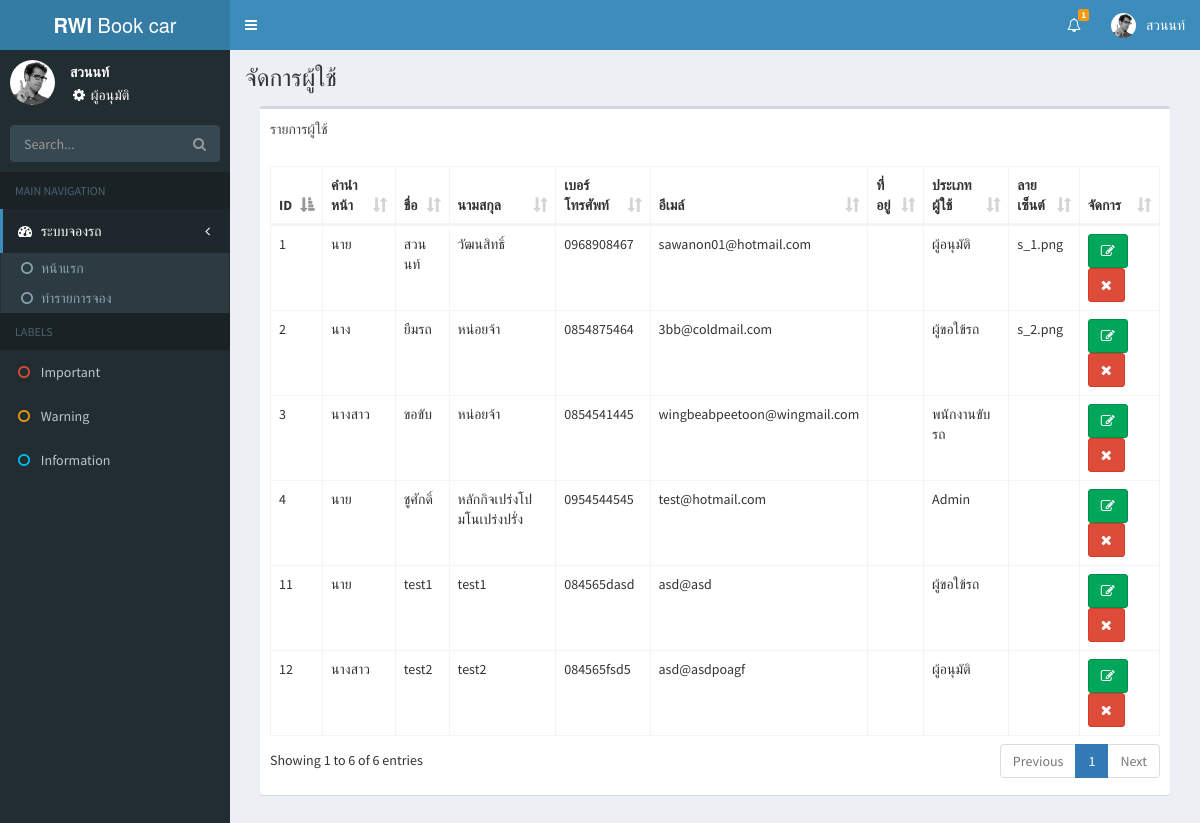
/manageuser.php (signed in), run on the app's committed database.
### tables this page shows
CREATE TABLE `user` (
  `u_id` int(11) NOT NULL,
  `u_prefix` varchar(20) NOT NULL,
  `u_fname` varchar(50) NOT NULL,
  `u_lname` varchar(50) NOT NULL,
  `u_tel` varchar(10) NOT NULL,
  `u_email` varchar(50) NOT NULL,
  `u_address` varchar(200) NOT NULL,
  `username` varchar(200) NOT NULL,
  `password` varchar(200) NOT NULL,
  `u_permit` char(1) NOT NULL,
  `u_department` varchar(50) NOT NULL,
  `u_signature` varchar(200) NOT NULL
);

### manageuser.php (the view, shortened to what this page needs)
<?php
include("header.php");
include("left.php");
 ?>
<div class="content-wrapper">
  <section class="content-header">
    <h1>จัดการผู้ใช้</h1>
  </section>
  <section class="content">
    <div class="col-xs-12">
      <div class="box">
        <div class="box-header">
          รายการผู้ใช้
        </div>
        <div class="box-body">
          <table id="table" class="table table-bordered table-hover">
            <thead>
            <tr>
              <th>ID</th>
              <th>คำนำหน้า</th>
              <th>ชื่อ</th>
              <th>นามสกุล</th>
              <th>เบอร์โทรศัพท์</th>
              <th>อีเมล์</th>
              <th>ที่อยู่</th>
              <th>ประเภทผู้ใช้</th>
              <th>ลายเซ็นต์</th>
              <th>จัดการ</th>
            </tr>
            </thead>
            <tbody>
            <?php
            $strsql = "SELECT u.u_id,u.u_prefix,u.u_fname,u.u_lname,u.u_tel,u.u_email,u.u_address,u.u_permit,u.u_signature
            FROM user u";
            $query = $conn->query($strsql);
            while ($result = $query->fetch_array()) {
              echo "<tr>";
              echo "<td>".$result['u_id']."</td>";
              echo "<td>".$result['u_prefix']."</td>";
              echo "<td>".$result['u_fname']."</td>";
              echo "<td>".$result['u_lname']."</td>";
              echo "<td>".$result['u_tel']."</td>";
              echo "<td>".$result['u_email']."</td>";
              echo "<td>".$result['u_address']."</td>";
              if($result['u_permit']==1){$permit = "ผู้อนุมัติ";}
              else if($result['u_permit']==2){$permit = "ผู้ขอใข้รถ";}
              else if($result['u_permit']==3){$permit = "พนักงานขับรถ";}
              else if($result['u_permit']==4){$permit = "Admin";}
              echo "<td>".$permit."</td>";
              echo "<td>".$result['u_signature']."</td>";
              echo "<td><button class='btn btn-success'><i class='fa fa-edit'></i></button>
              <button value='".$result['u_id']."' id='d".$result['u_id']."' type='button' class='btn btn-danger' data-toggle='modal' data-target='#modal-danger'><i class='fa fa-remove'></i></button></td>";
              echo "</tr>";
            }
             ?>
            </tbody>
          </table>
        </div>
      </div>
    </div>
  </section>
</div>
<?php
include("footer.php");
 ?>

### header.php (shortened to what this page needs)
<!DOCTYPE html>
<html>
<head>
  <?php
  include("connect.php");
   ?>
  <link rel="stylesheet" href="bower_components/bootstrap/dist/css/bootstrap.min.css">
  <link rel="stylesheet" href="bower_components/font-awesome/css/font-awesome.min.css">
  <link rel="stylesheet" href="bower_components/Ionicons/css/ionicons.min.css">
  <link rel="stylesheet" href="bower_components/bootstrap-daterangepicker/daterangepicker.css">
  <link rel="stylesheet" href="bower_components/datatables.net-bs/css/dataTables.bootstrap.min.css">
  <link rel="stylesheet" href="bower_components/bootstrap-datepicker/dist/css/bootstrap-datepicker.min.css">
  <link rel="stylesheet" href="dist/css/AdminLTE.min.css">
  <link rel="stylesheet" href="dist/css/skins/_all-skins.min.css">
  <link rel="stylesheet" href="bower_components/fullcalendar/dist/fullcalendar.min.css">
</head>
<body class="hold-transition skin-blue sidebar-mini">
<div class="wrapper">
  <header class="main-header">
    <a href="index.php" class="logo">
      <span class="logo-lg"><b>RWI</b> Book car</span>
    </a>
    <nav class="navbar navbar-static-top">
      <a href="#" class="sidebar-toggle" data-toggle="push-menu" role="button">
      </a>
      <div class="navbar-custom-menu">
        <ul class="nav navbar-nav">
          <?php
          $list_req = 0;
          $strsql = "SELECT *
          FROM booking,user
          WHERE u_id = '".$_SESSION['u_id']."'
          AND user.u_department = '".$_SESSION['department']."'
          AND b_status = 'A'
          AND applicant_id = user.u_id";
          $query = $conn->query($strsql);
          while ($result = $query->fetch_array()) {
            $list_req++;
          }
           ?>
          <li class="dropdown messages-menu">
            <a href="#" class="dropdown-toggle" data-toggle="dropdown">
              <i class="fa fa-bell-o"></i>
              <span class="label label-warning"><?php echo $list_req; ?></span>
            </a>
          </li>
          <li class="dropdown user user-menu">
            <a href="#" class="dropdown-toggle" data-toggle="dropdown">
              <img src="dist/img/user2-160x160.jpg" class="user-image" alt="User Image">
              <span class="hidden-xs"><?php echo $_SESSION['name']; ?></span>
            </a>
                  <?php
                  if($_SESSION['permit']==1){
                    echo $permit = "ผู้อนุมัติ";
                  }else if($_SESSION['permit']==2){
                    echo $permit = "ผู้ขอใช้รถ";
                  }else if($_SESSION['permit']==3){
                    echo $permit = "พนักงานขับรถ";
                  }else if($_SESSION['permit']==4){
                    echo $permit = "Admin";
                  }
                   ?>
          </li>
        </ul>
      </div>
    </nav>
  </header>

### left.php (shortened to what this page needs)
<aside class="main-sidebar">
  <section class="sidebar">
    <div class="user-panel">
      <div class="pull-left image">
        <img src="dist/img/user2-160x160.jpg" class="img-circle" alt="User Image">
      </div>
      <div class="pull-left info">
        <p><?php echo $_SESSION['name']; ?></p>
        <i class="fa fa-fw fa-cog"></i> <?php echo $permit; ?>
      </div>
    </div>
    <form action="#" method="get" class="sidebar-form">
      <div class="input-group">
        <input type="text" name="q" class="form-control" placeholder="Search...">
        <span class="input-group-btn">
              <button type="submit" name="search" id="search-btn" class="btn btn-flat"><i class="fa fa-search"></i>
              </button>
            </span>
      </div>
    </form>
    <ul class="sidebar-menu" data-widget="tree">
      <li class="header">MAIN NAVIGATION</li>
      <li class="treeview active">
        <a href="#">
          <i class="fa fa-dashboard"></i> <span>ระบบจองรถ</span>
          <span class="pull-right-container">
            <i class="fa fa-angle-left pull-right"></i>
          </span>
        </a>
        <ul class="treeview-menu">
          <li id="m1"><a href="index.php"><i class="fa fa-circle-o"></i>หน้าแรก</a></li>
          <li id="m2"><a href="booking.php"><i class="fa fa-circle-o"></i>ทำรายการจอง</a></li>
        </ul>
      </li>
      <li class="header">LABELS</li>
      <li><a href="#"><i class="fa fa-circle-o text-red"></i> <span>Important</span></a></li>
      <li><a href="#"><i class="fa fa-circle-o text-yellow"></i> <span>Warning</span></a></li>
      <li><a href="#"><i class="fa fa-circle-o text-aqua"></i> <span>Information</span></a></li>
    </ul>
  </section>
</aside>

### footer.php (shortened to what this page needs)
</div>
</body>
</html>

### data on the page
user: u_id "1", u_prefix "นาย", u_fname "สวนนท์", u_lname "วัฒนสิทธิ์", u_tel "0968908467", u_email "sawanon01@hotmail.com", u_permit "ผู้อนุมัติ", u_signature "s_1.png"
user: u_id "2", u_prefix "นาง", u_fname "ยืมรถ", u_lname "หน่อยจ้า", u_tel "0854875464", u_email "3bb@coldmail.com", u_permit "ผู้ขอใข้รถ", u_signature "s_2.png"
user: u_id "3", u_prefix "นางสาว", u_fname "ขอขับ", u_lname "หน่อยจ้า", u_tel "0854541445", u_email "wingbeabpeetoon@wingmail.com", u_permit "พนักงานขับรถ"
user: u_id "4", u_prefix "นาย", u_fname "ชูศักดิ์", u_lname "หลักกิจเปร่งโปมโนเปร่งปรั่ง", u_tel "0954544545", u_email "test@hotmail.com", u_permit "Admin"
user: u_id "11", u_prefix "นาย", u_fname "test1", u_lname "test1", u_tel "084565dasd", u_email "asd@asd", u_permit "ผู้ขอใข้รถ"
user: u_id "12", u_prefix "นางสาว", u_fname "test2", u_lname "test2", u_tel "084565fsd5", u_email "asd@asdpoagf", u_permit "ผู้อนุมัติ"

### other printed values
$list_req "1"
$_SESSION['name'] "สวนนท์"
$permit "ผู้อนุมัติ"
